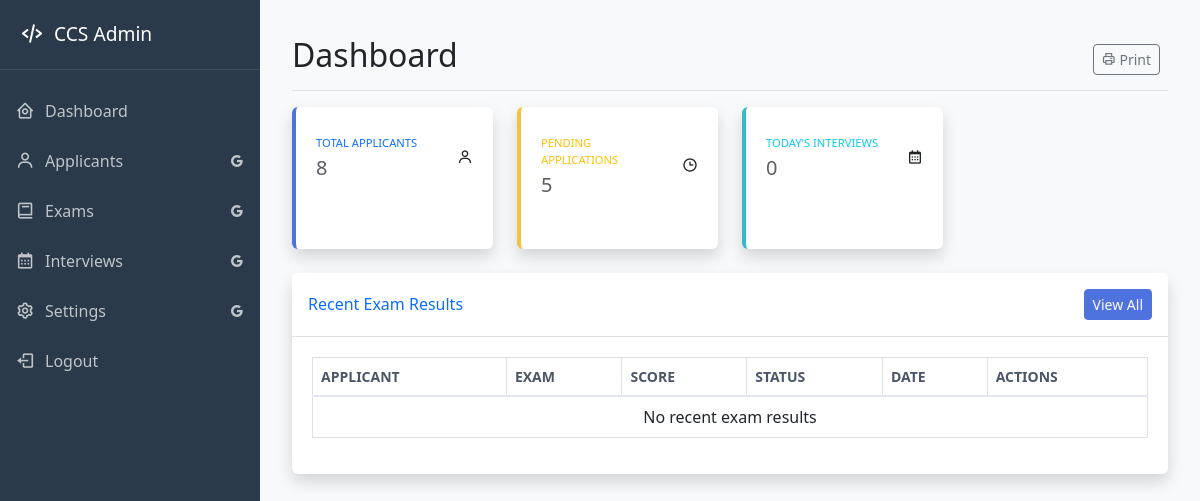
/admin/dashboard.php (signed in), run on an earlier commit of the app's database.
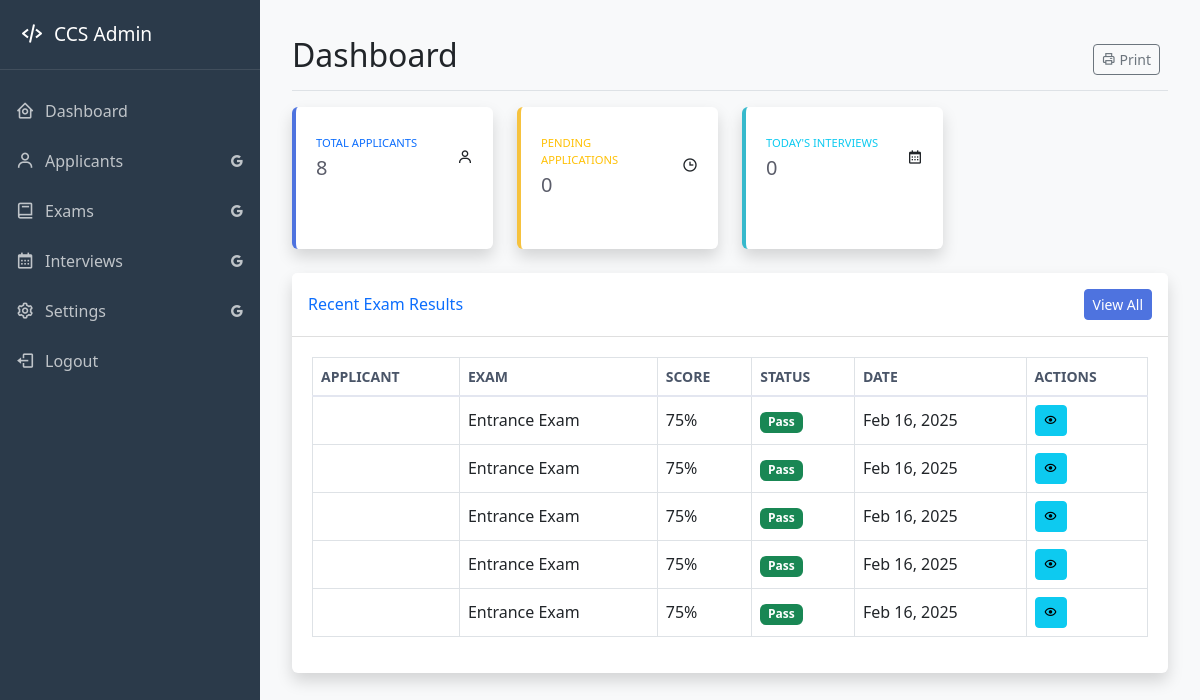
And on a later commit of the database.
### tables this page shows
CREATE TABLE `exam_results` (
  `id` int(11) NOT NULL,
  `applicant_id` int(11) NOT NULL,
  `exam_id` int(11) NOT NULL,
  `score` int(11) NOT NULL,
  `passing_score` int(11) NOT NULL,
  `status` enum('pass','fail') NOT NULL,
  `started_at` datetime DEFAULT NULL,
  `completed_at` timestamp NOT NULL DEFAULT current_timestamp(),
  `completion_time` int(11) DEFAULT NULL,
  `created_at` datetime DEFAULT current_timestamp()
);

CREATE TABLE `exams` (
  `id` int(11) NOT NULL,
  `title` varchar(255) NOT NULL,
  `description` text DEFAULT NULL,
  `type` enum('mcq','coding') NOT NULL,
  `part` enum('1','2') NOT NULL,
  `duration_minutes` int(11) NOT NULL,
  `passing_score` int(11) NOT NULL,
  `status` enum('draft','published','archived') NOT NULL DEFAULT 'draft',
  `created_by` int(11) NOT NULL,
  `created_at` timestamp NOT NULL DEFAULT current_timestamp(),
  `updated_at` timestamp NOT NULL DEFAULT current_timestamp() ON UPDATE current_timestamp(),
  `instructions` text DEFAULT NULL
);

### admin/dashboard.php (the view, shortened to what this page needs)
<?php
require_once './includes/admin_layout.php';
$db = Database::getInstance()->getConnection();
$today_interviews = 0;
$today_query = "SELECT COUNT(*) as count FROM interview_schedules WHERE DATE(schedule_date) = CURDATE()";
$today_result = $db->query($today_query)->fetch();
if ($today_result) {
    $today_interviews = $today_result['count'];
}
try {
    $stmt = $db->query("SELECT COUNT(*) as count FROM users WHERE role = 'applicant'");
    $total_applicants = $stmt->fetch()['count'];
    $stmt = $db->query("SELECT COUNT(*) as count FROM users WHERE role = 'applicant' AND status = 'pending'");
    $pending_applications = $stmt->fetch()['count'];
    $stmt = $db->query(
        "SELECT er.*,
            CONCAT(u.first_name, ' ', u.last_name) as applicant_name,
            e.title as exam_title,
            u.email as applicant_email
         FROM exam_results er
         JOIN users u ON er.applicant_id = u.id  -- ✅ Changed user_id to applicant_id
         JOIN exams e ON er.exam_id = e.id
         ORDER BY er.created_at DESC
         LIMIT 5"
    );
    $recent_results = $stmt->fetchAll();
} catch (Exception $e) {
    error_log("Error in admin dashboard: " . $e->getMessage());
    $error = "An error occurred while fetching dashboard data.";
}
admin_header('Admin Dashboard');
?>
<div class="container-fluid">
    <div class="d-flex justify-content-between flex-wrap flex-md-nowrap align-items-center pt-3 pb-2 mb-3 border-bottom">
        <h1 class="h2">Dashboard</h1>
        <div class="btn-toolbar mb-2 mb-md-0">
            <div class="btn-group me-2">
                <button type="button" class="btn btn-sm btn-outline-secondary" onclick="window.print()">
                    <i class='bx bx-printer'></i> Print
                </button>
            </div>
        </div>
    </div>
    <div class="row">
        <div class="col-xl-3 col-md-6 mb-4">
            <div class="card border-left-primary shadow h-100 py-2">
                <div class="card-body">
                    <div class="row no-gutters align-items-center">
                        <div class="col mr-2">
                            <div class="text-xs font-weight-bold text-primary text-uppercase mb-1">
                                Total Applicants</div>
                            <div class="h5 mb-0 font-weight-bold text-gray-800"><?php echo $total_applicants; ?></div>
                        </div>
                        <div class="col-auto">
                            <i class="bx bx-user fa-2x text-gray-300"></i>
                        </div>
                    </div>
                </div>
            </div>
        </div>
        <div class="col-xl-3 col-md-6 mb-4">
            <div class="card border-left-warning shadow h-100 py-2">
                <div class="card-body">
                    <div class="row no-gutters align-items-center">
                        <div class="col mr-2">
                            <div class="text-xs font-weight-bold text-warning text-uppercase mb-1">
                                Pending Applications</div>
                            <div class="h5 mb-0 font-weight-bold text-gray-800"><?php echo $pending_applications; ?></div>
                        </div>
                        <div class="col-auto">
                            <i class="bx bx-time fa-2x text-gray-300"></i>
                        </div>
                    </div>
                </div>
            </div>
        </div>
        <div class="col-xl-3 col-md-6 mb-4">
            <div class="card border-left-info shadow h-100 py-2">
                <div class="card-body">
                    <div class="row no-gutters align-items-center">
                        <div class="col mr-2">
                            <div class="text-xs font-weight-bold text-info text-uppercase mb-1">
                                Today's Interviews</div>
                            <div class="h5 mb-0 font-weight-bold text-gray-800"><?php echo $today_interviews; ?></div>
                        </div>
                        <div class="col-auto">
                            <i class="bx bx-calendar fa-2x text-gray-300"></i>
                        </div>
                    </div>
                </div>
            </div>
        </div>
    </div>
    <div class="row">
        <div class="col-12">
            <div class="card shadow mb-4">
                <div class="card-header py-3 d-flex justify-content-between align-items-center">
                    <h6 class="m-0 font-weight-bold text-primary">Recent Exam Results</h6>
                    <a href="exam_results.php" class="btn btn-sm btn-primary">
                        View All
                    </a>
                </div>
                <div class="card-body">
                    <div class="table-responsive">
                        <table class="table table-bordered">
                            <thead>
                                <tr>
                                    <th>Applicant</th>
                                    <th>Exam</th>
                                    <th>Score</th>
                                    <th>Status</th>
                                    <th>Date</th>
                                    <th>Actions</th>
                                </tr>
                            </thead>
                            <tbody>
                                <?php if (!empty($recent_results)): ?>
                                    <?php foreach ($recent_results as $result): ?>
                                        <tr>
                                            <td><?php echo htmlspecialchars($result['applicant_name']); ?></td>
                                            <td><?php echo htmlspecialchars($result['exam_title']); ?></td>
                                            <td><?php echo $result['score']; ?>%</td>
                                            <td>
                                                <span class="badge bg-<?php
                                                    echo $result['status'] === 'pass' ? 'success' : 'danger';
                                                ?>">
                                                    <?php echo ucfirst($result['status']); ?>
                                                </span>
                                            </td>
                                            <td><?php echo date('M d, Y', strtotime($result['created_at'])); ?></td>
                                            <td>
                                                <a href="view_result.php?id=<?php echo $result['id']; ?>"
                                                   class="btn btn-sm btn-info">
                                                    <i class="bx bx-show"></i>
                                                </a>
                                            </td>
                                        </tr>
                                    <?php endforeach; ?>
                                <?php else: ?>
                                    <tr>
                                        <td colspan="6" class="text-center">No recent exam results</td>
                                    </tr>
                                <?php endif; ?>
                            </tbody>
                        </table>
                    </div>
                </div>
            </div>
        </div>
    </div>
</div>
<?php
admin_footer();
?>

### admin/includes/admin_layout.php (shortened to what this page needs)
<?php
function admin_header($title = '') {
?>
<!DOCTYPE html>
<html lang="en">
<head>
    <link href="https://cdn.jsdelivr.net/npm/bootstrap@5.3.0/dist/css/bootstrap.min.css" rel="stylesheet">
    <link href='https://unpkg.com/boxicons@2.1.4/css/boxicons.min.css' rel='stylesheet'>
    <link href="https://cdn.jsdelivr.net/npm/metismenu/dist/metisMenu.min.css" rel="stylesheet">
</head>
<body>
    <div class="wrapper">
        <?php include 'admin_sidebar.php'; ?>
        <div class="page-content-wrapper">
<?php
}
function admin_footer() {
?>
        </div>
    </div>
</body>
</html>
<?php
}
?>

### admin/includes/admin_sidebar.php (shortened to what this page needs)
<div class="sidebar-wrapper">
    <div class="sidebar-header">
        <a href="<?php echo BASE_URL; ?>admin/dashboard.php" class="logo">
            <i class='bx bx-code-alt'></i>
            <span class="logo-text">CCS Admin</span>
        </a>
    </div>
    <div class="sidebar-scroll">
        <ul class="metismenu" id="side-menu">
            <li class="menu-item">
                <a href="<?php echo BASE_URL; ?>admin/dashboard.php" class="menu-link">
                    <i class='bx bx-home-circle'></i>
                    <span>Dashboard</span>
                </a>
            </li>
            <li class="menu-item">
                <a href="#" class="menu-link has-arrow">
                    <i class='bx bx-user'></i>
                    <span>Applicants</span>
                </a>
            </li>
            <li class="menu-item">
                <a href="#" class="menu-link has-arrow">
                    <i class='bx bx-book'></i>
                    <span>Exams</span>
                </a>
            </li>
            <li class="menu-item">
                <a href="#" class="menu-link has-arrow">
                    <i class='bx bx-calendar'></i>
                    <span>Interviews</span>
                </a>
            </li>
            <li class="menu-item">
                <a href="#" class="menu-link has-arrow">
                    <i class='bx bx-cog'></i>
                    <span>Settings</span>
                </a>
            </li>
            <li class="menu-item">
                <a href="<?php echo BASE_URL; ?>admin/logout.php" class="menu-link">
                    <i class='bx bx-log-out'></i>
                    <span>Logout</span>
                </a>
            </li>
        </ul>
    </div>
</div>

### admin/includes/admin_layout.php (style rules this page uses)
body { min-height: 100vh; margin: 0; padding: 0; background-color: #f8f9fa; overflow-x: hidden; }
.wrapper { display: flex; min-height: 100vh; position: relative; }
.page-content-wrapper { position: relative; min-height: 100vh; margin-left: 260px; transition: margin-left 0.3s ease; width: calc(100% - 260px); background-color: #f8f9fa; padding: 20px; }
.card { border: none; box-shadow: 0 0.125rem 0.25rem rgba(0, 0, 0, 0.075); margin-bottom: 1.5rem; }
.card-header { background-color: #fff; border-bottom: 1px solid rgba(0, 0, 0, 0.125); padding: 1rem; }
.table thead th { border-top: none; border-bottom: 2px solid #e3e6f0; font-weight: 600; font-size: 0.875rem; text-transform: uppercase; color: #4a5568; }
.table td { vertical-align: middle; }
.btn-primary { background-color: #4e73df; border-color: #4e73df; }

### admin/includes/admin_sidebar.php (style rules this page uses)
.sidebar-wrapper { width: 260px; height: 100vh; position: fixed; left: 0; top: 0; z-index: 999; background: #2b3a4a; transition: all 0.3s ease; display: flex; flex-direction: column; }
.sidebar-header { height: 70px; padding: 20px; display: flex; align-items: center; border-bottom: 1px solid rgba(255, 255, 255, 0.1); }
.logo { color: #fff; text-decoration: none; font-size: 1.2rem; display: flex; align-items: center; gap: 10px; }
.logo i { font-size: 1.5rem; }
.sidebar-scroll { height: calc(100vh - 70px); overflow-y: auto; overflow-x: hidden; padding: 15px 0; }
.metismenu { padding: 0; margin: 0; list-style: none; }
.metismenu .menu-item { margin: 2px 0; position: relative; }
.metismenu .menu-link { padding: 12px 15px; color: rgba(255, 255, 255, 0.7); text-decoration: none; display: flex; align-items: center; transition: all 0.3s ease; position: relative; }
.metismenu .menu-link i { width: 20px; font-size: 1.2rem; margin-right: 10px; text-align: center; }
.metismenu .has-arrow::after { content: '\e93c'; font-family: 'boxicons'; font-size: 1rem; position: absolute; right: 15px; transition: transform 0.3s ease; }

### admin/dashboard.php (style rules this page uses)
.border-left-primary { border-left: 4px solid #4e73df !important; }
.border-left-warning { border-left: 4px solid #f6c23e !important; }
.border-left-info { border-left: 4px solid #36b9cc !important; }
.card-body { padding: 1.25rem; }
.text-xs { font-size: .7rem; }
.text-gray-800 { color: #5a5c69!important; }

What changed in the data, as far as the page shows it:
added exam_results: exam.title "Entrance Exam", score "75", status "Pass", created_at "Feb 16, 2025"
added exam_results: exam.title "Entrance Exam", score "75", status "Pass", created_at "Feb 16, 2025"
added exam_results: exam.title "Entrance Exam", score "75", status "Pass", created_at "Feb 16, 2025"
added exam_results: exam.title "Entrance Exam", score "75", status "Pass", created_at "Feb 16, 2025"
added exam_results: exam.title "Entrance Exam", score "75", status "Pass", created_at "Feb 16, 2025"
Also different on the page:
$pending_applications: "5" → "0"
text no longer shown: "No recent exam results"
